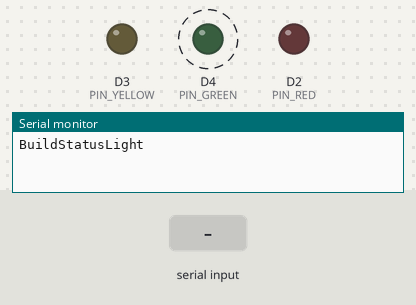
The sketch below on a simulated ESP8266 (Wemos D1 mini). On the bench: output pins drawn as LEDs (lit = HIGH), the last lines printed to the serial monitor. Dashed ring = blinking. Inputs (shaded band) come from the test bench.

Above: at 1.2 s.
1.3 s: "90 45 200\n" received over Serial
At 1.42 s:
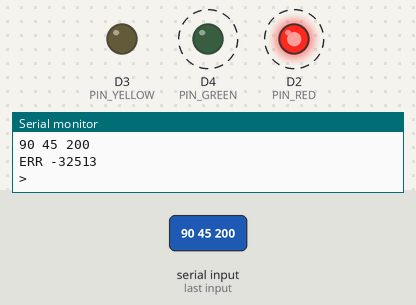
4.3 s: "90 45\n" received over Serial
At 5.32 s:
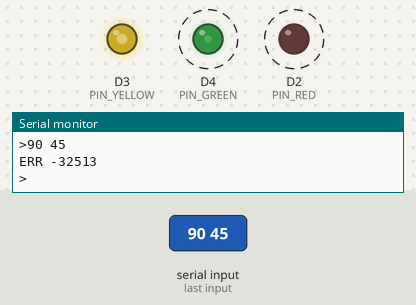
Timing chart, 0 to 5.2 s (numbered marks = the images above; inputs shaded):
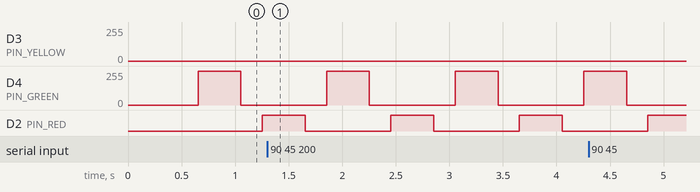

Measured:
- after the input at 1.3 s, D3 (PIN_YELLOW): stays 0/255 (without the input it goes to 145/255 after 0.84 s)
- by itself, D4 (PIN_GREEN): alternates 255/255 for 0.40 s and 0/255 for 0.80 s
- by itself, D2 (PIN_RED): alternates HIGH for 0.40 s and LOW for 0.80 s

The sketch:

BuildStatusLight.ino
```cpp
#include <stdint.h>
#include <string.h>
#include <stdio.h>

#include "cmdproc.h"
#include "editline.h"
#include "print.h"

#define PIN_RED     D2
#define PIN_YELLOW  D3
#define PIN_GREEN   D4

typedef enum {
    OFF = 0,
    RED,
    YELLOW,
    GREEN,
    FLASH,
    UPDOWN
} vri_mode_t;

static vri_mode_t mode = OFF;

static char editline[120];

static int fade(int value, int target)
{
    if (value < target) {
        value++;
    }
    if (value > target) {
        value--;
    }
    return value;
}

// updates all three LEDs
static void leds_write(unsigned long ms, int red, int yellow, int green)
{
    static int r, y, g;
    static unsigned long last_ms;

    // fade to new value
    if (ms != last_ms) {
        r = fade(r, red);
        y = fade(y, yellow);
        g = fade(g, green);
        last_ms = ms;
    }

    analogWrite(PIN_RED, r);
    analogWrite(PIN_YELLOW, y);
    analogWrite(PIN_GREEN, g);
}

// performs the 'updown' animation
static void animate_updown(unsigned long ms, int illum)
{
    int phase = (ms / 200) % 6;
    switch (phase) {
    case 0: case 5: leds_write(ms, illum, 0, 0);  break;
    case 1: case 4: leds_write(ms, 0, illum, 0);  break;
    case 2: case 3: leds_write(ms, 0, 0, illum);  break;
    default:
        break;
    }
}

// runs the LEDs including flashing
static void leds_run(vri_mode_t mode, unsigned long ms)
{
    int blink = ((ms / 500) % 2) ? 255 : 0;

    switch (mode) {
    case RED:       leds_write(ms, 255, 0, 0);   break;
    case YELLOW:    leds_write(ms, 0, 255, 0);   break;
    case GREEN:     leds_write(ms, 0, 0, 255);   break;
    case FLASH:     leds_write(ms, 0, blink, 0); break;
    case UPDOWN:    animate_updown(ms, 255);     break;
    case OFF:
    default:
        leds_write(ms, 0, 0, 0);
        break;
    }
}

// initializes the LEDs
static void leds_init(void)
{
    analogWriteRange(255);
    pinMode(PIN_RED, OUTPUT);
    pinMode(PIN_YELLOW, OUTPUT);
    pinMode(PIN_GREEN, OUTPUT);
    mode = UPDOWN;
    leds_run(mode, 0);
}

static void leds_set(const char *str)
{
    int value = atoi(str);
    mode = (vri_mode_t)value;
}

static void show_help(const cmd_t *cmds)
{
    for (const cmd_t *cmd = cmds; cmd->cmd != NULL; cmd++) {
        print("%10s: %s\n", cmd->name, cmd->help);
    }
}

static int do_help(int argc, char *argv[]);

static int do_set(int argc, char *argv[])
{
    if (argc < 2) {
        return -1;
    }
    leds_set(argv[1]);
    return 0;
}

static const cmd_t commands[] = {
    { "set",    do_set,     "<value> Sets the build status to 'value'"},
    { "help",   do_help,    "Show available commands"},
    { "", NULL, ""}
};

static int do_help(int argc, char *argv[])
{
    show_help(commands);
    return 0;
}

void setup(void)
{
    PrintInit(115200);
    print("\nBuildStatusLight\n");

    leds_init();

    EditInit(editline, sizeof(editline));
}

void loop()
{
    // run the LEDs
    unsigned long t = millis();
    leds_run(mode, t);

    // handle commands
    bool haveLine = false;
    if (Serial.available()) {
        char cout;
        haveLine = EditLine(Serial.read(), &cout);
        print("%c", cout);
    }
    if (haveLine) {
        int result = cmd_process(commands, editline);
        switch (result) {
        case CMD_OK:
            print("OK\n");
            break;
        case CMD_NO_CMD:
            break;
        default:
            print("ERR %d\n", result);
            break;
        }
        printf(">");
    }
}
```

cmdproc.cpp
```cpp
#include <string.h>

#include "cmdproc.h"

static const cmd_t *find_cmd(const cmd_t * commands, const char *name)
{
    const cmd_t *cmd;
    for (cmd = commands; cmd->cmd != NULL; cmd++) {
        if (strcmp(name, cmd->name) == 0) {
            return cmd;
        }
    }
    return NULL;
}

static int split(char *input, char *args[], int maxargs)
{
    int argc = 0;
    char *next = strtok(input, " ");
    while ((next != NULL) && (argc < maxargs)) {
        args[argc++] = next;
        next = strtok(NULL, " ");
    }
    return argc;
}

int cmd_process(const cmd_t * commands, char *line)
{
    char *argv[CMD_MAX_ARGS];

    // parse line
    int argc = split(line, argv, CMD_MAX_ARGS);
    if (argc == 0) {
        // no command present
        return CMD_NO_CMD;
    }
    // find matching entry
    const cmd_t *cmd = find_cmd(commands, argv[0]);
    if (cmd == NULL) {
        // no command found
        return CMD_UNKNOWN;
    }
    // execute
    int res = cmd->cmd(argc, argv);
    return res;
}
```

cmdproc.h
```cpp
// maximum number of arguments (including command itself)
#define CMD_MAX_ARGS 50

// default result codes
#define CMD_OK      0
#define CMD_NO_CMD  -0x7F00
#define CMD_UNKNOWN -0x7F01

typedef int (cmd_fn)(int argc, char *argv[]);

// command table entry
typedef struct {
    const char *name;
    cmd_fn *cmd;
    const char *help;
} cmd_t;

/**
 * Parses the given line into arguments, matches it with a command and executes the command.
 * @param[in] commands command table
 * @param[in] line the line to parse
 * @return the result of command execution
 */
int cmd_process(const cmd_t *commands, char *line);
```

editline.cpp
```cpp
#include "editline.h"

#define BELL    0x07
#define BS      0x08
#define LF      0x0A
#define CR      0x0D

static char *line;
static int size;
static int pos = 0;

/**
 * Initializes the edit buffer.
 *
 * @param buffer the edit buffer
 * @param bufsize the size of the edit buffer
 */
void EditInit(char *buffer, int bufsize)
{
    line = buffer;
    size = bufsize;
}

/**
 * Processes a character into an edit buffer, returns true
 * if a full line has been received
 *
 * @param cin the character to process
 * @param cout the output character
 * @return true if a full line was entered, false otherwise
 */
bool EditLine(char cin, char *cout)
{
    *cout = cin;                // echo by default
    switch (cin) {              // carriage return is ignored
    case '\r':
        break;
    case '\n':                 // end-of-line
        line[pos] = '\0';
        pos = 0;
        return true;
    case 0x7F:
    case 0x08:                 // backspace
        if (pos > 0) {
            pos--;
        } else {
            *cout = 0x07;
        }
        break;
    default:
        if (pos < (size - 1)) { // store char as long as there is space to do so
            line[pos++] = cin;
        } else {
            *cout = 0x07;       // bell
        }
        break;
    }
    return false;
}
```

editline.h
```cpp
#include <stdbool.h>

void EditInit(char *buf, int bufsize);
bool EditLine(char cin, char *cout);
```

print.cpp
```cpp
#include <stdarg.h>
#include "print.h"
#include "Arduino.h"

void PrintInit(long baud)
{
    Serial.begin(baud);
}

void print(const char *fmt, ...)
{
    // format it
    char buf[256];
    va_list args;
    va_start (args, fmt);
    vsnprintf(buf, sizeof(buf), fmt, args);
    va_end (args);

    // send it to serial
    Serial.write(buf);
}
```

print.h
```cpp
/**
 * Initializes the Print sub-system.
 */
void PrintInit(long baud);

/**
 * Prints a formatted text the serial console.
 *
 * @param[in] fmt printf-style format string
 */
void print(const char *fmt, ...);
```
